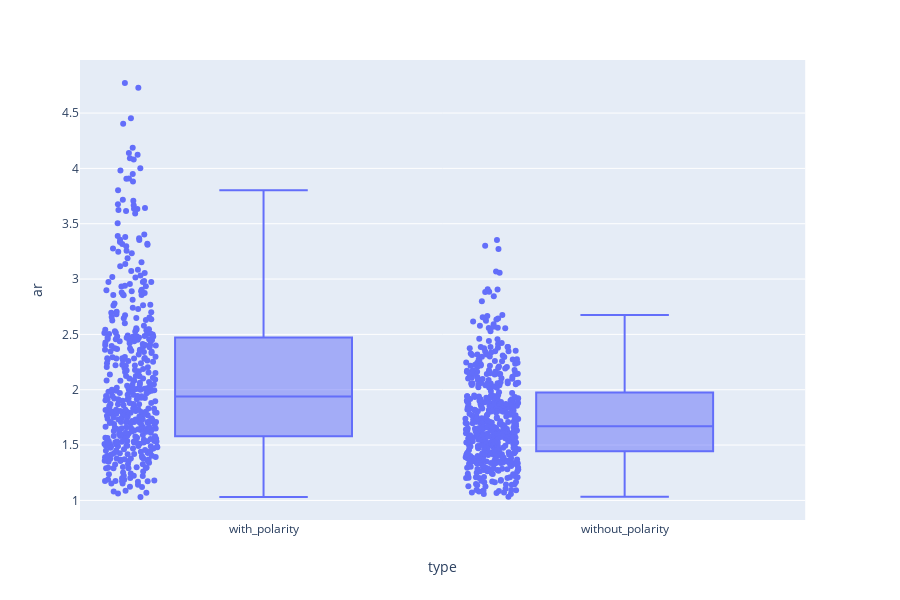

Source (notebook cell):
### Code cell
import plotly.express as px
ar1 = pd.DataFrame(with_polarity['ar'])
ar1['type']='with_polarity'

ar2 = pd.DataFrame(without_polarity['ar'])
ar2['type']='without_polarity'
ar = [ar1, ar2]
ar = pd.concat(ar)
fig = px.box(ar, x="type", y="ar", points="all")
fig.show()

### Figure 1 — Plotly figure (JSON) as saved in the notebook; plotly's stock layout.template omitted (floating-point values rounded to 4 significant figures; data arrays with more than 128 entries replaced by an {"elided": "..."} marker saying what was removed)
{"data": [{"alignmentgroup": "True", "boxpoints": "all", "hoverlabel": {"namelength": 0}, "hovertemplate": "type=%{x}<br>ar=%{y}", "legendgroup": "", "marker": {"color": "#636efa"}, "name": "", "notched": false, "offsetgroup": "", "orientation": "v", "showlegend": false, "type": "box", "x": {"elided": "935 str values"}, "x0": " ", "xaxis": "x", "y": {"elided": "935 float values"}, "y0": " ", "yaxis": "y"}], "layout": {"boxmode": "group", "height": 600, "legend": {"tracegroupgap": 0}, "margin": {"t": 60}, "xaxis": {"anchor": "y", "domain": [0, 0.98], "title": {"text": "type"}}, "yaxis": {"anchor": "x", "domain": [0, 1], "title": {"text": "ar"}}}}
